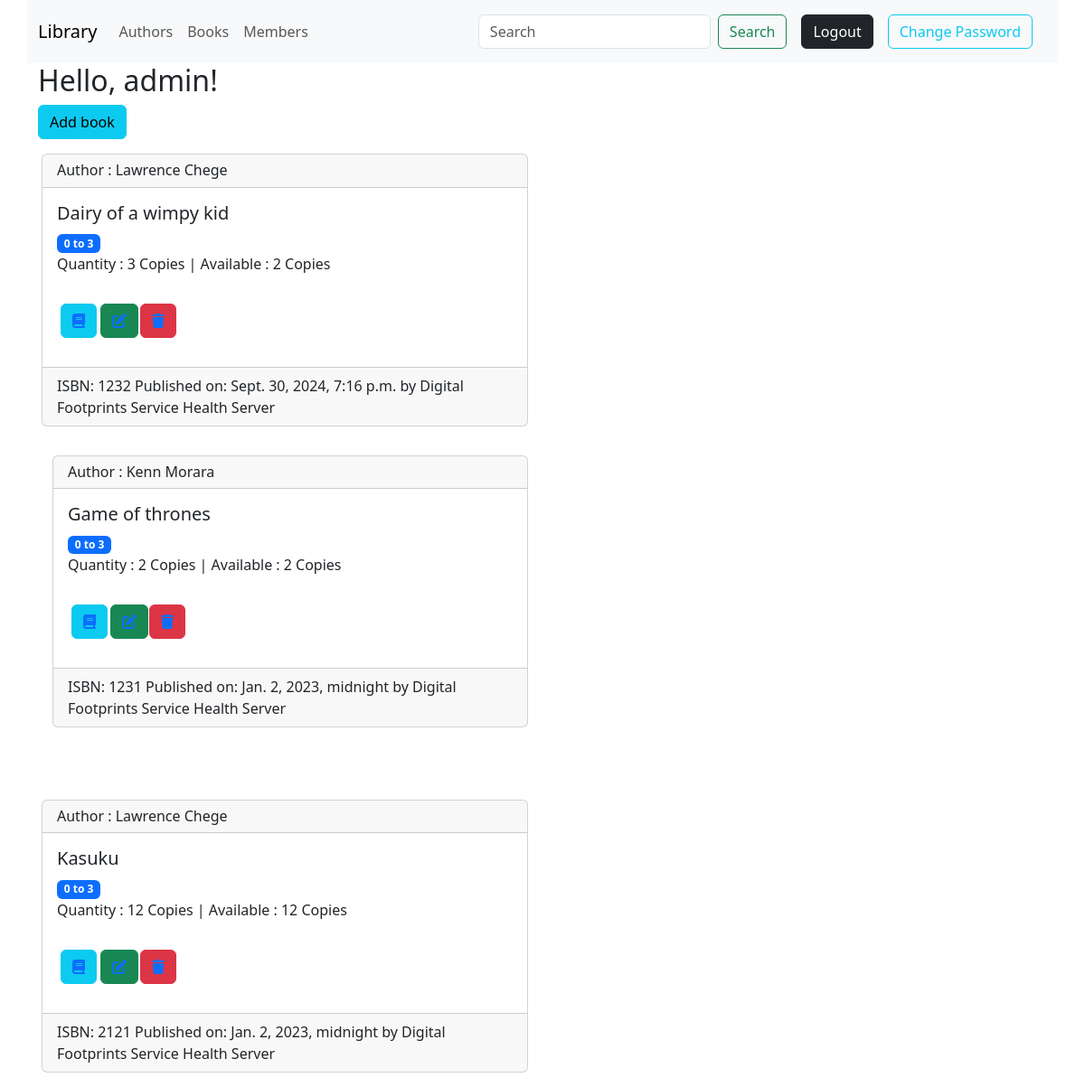
The app's page /books/ (signed in) with its own data.
### library/models.py (models this page shows, shortened)
class Book(models.Model):
    title = models.CharField(max_length=250)
    author = models.ForeignKey(Author, on_delete=models.CASCADE)
    category = models.ForeignKey(Category, on_delete=models.CASCADE)
    age_group = models.ForeignKey(AgeGroup, on_delete=models.CASCADE, blank=True, null=True)
    isbn = models.CharField(max_length=20, unique=True)
    quantity= models.PositiveIntegerField(default=0)
    available= models.PositiveIntegerField(default=0)
    publisher= models.ForeignKey(Publisher, on_delete=models.CASCADE)
    publishing_date = models.DateTimeField(blank=True, null=True)
    created_by = models.ForeignKey(User, on_delete=models.CASCADE, related_name="creator")
    created_on = models.DateTimeField(default=timezone.now)
    modified_by = models.ForeignKey(User, on_delete=models.CASCADE, related_name="modifier", blank=True, null=True)
    modified_on = models.DateTimeField(default=timezone.now)

class Author(models.Model):
    id = models.AutoField(primary_key=True)
    title = models.CharField(max_length=25)
    full_name = models.CharField(max_length=100)
    def __str__(self) -> str:
        return f'{self.full_name}'

class AgeGroup(models.Model):
    id = models.AutoField(primary_key=True)
    name = models.CharField(max_length=100)
    min_age = models.IntegerField()
    max_age = models.IntegerField()
    def __str__(self) -> str:
        return f'{self.min_age} to {self.max_age}'

class Publisher(models.Model):
    id = models.AutoField(primary_key=True)
    name = models.CharField(max_length=100)
    website = models.URLField(blank=True, null=True)
    address = models.CharField(max_length=250, blank=True, null=True)
    def __str__(self) -> str:
        return f'{self.name}'

### library/views.py (the view)
# urls.py: path(r"books/", list_books, name='list_books'),
def list_books(request):
    books = Book.objects.all()
    return render(request, 'books/list.html', {'books': books})

### library/templates/books/list.html (shortened to what this page needs)
{% extends 'base.html' %} {% block content%}
<div class="container">
  <h2>Hello, {{user.username|default:'Reader'}}!</h2>
  <a class="btn btn-info" href="{% url 'create_book'  %}"> Add book</a>
  <div class="row align-items-start">
    {% for book in books %}
    <div class="col-sm-6 col col-md-6 p-3">
      <div class="card">
        <h6 class="card-header">Author : {{book.author}}</h6>
        <div class="card-body">
          <h5 class="card-title">{{book.title}}</h5>
          <span class="badge bg-primary">{{book.age_group}}</span>
          <p class="card-text">
            Quantity : {{book.quantity}} Copies | Available : {{book.available}}
            Copies
          </p>
          <div class="row">
            <div class="col-1 col-sm-1 col-md-1 p-3">
              <button
                class="btn btn-info"
                data-bs-toggle="tooltip"
                data-bs-placement="top"
                title="Issue Book"
              >
                <a href="{% url 'issue_book' %}">
                  <i class="fa-solid fa-book btn-info"></i>
                </a>
              </button>
            </div>
            <div class="col-1 col-sm-1 col-md-1 p-3">
              <button
                class="btn btn-success"
                data-bs-toggle="tooltip"
                data-bs-placement="top"
                title="Update Book Details"
              >
                <a href="{% url 'update_book' book.id %}">
                  <i class="fa-solid fa-pen-to-square btn-success"></i>
                </a>
              </button>
            </div>
            <div class="col-1 col-sm-1 col-md-1 p-3">
              <form action="{% url 'delete_book' book.id %} " method="POST">
                <button
                  class="btn btn-danger"
                  data-bs-toggle="tooltip"
                  data-bs-placement="top"
                  title="Delete Book"
                >
                  <a href="{% url 'delete_book' book.id %}">
                    <i class="fa-solid fa-trash btn-danger"></i>
                  </a>
                </button>
              </form>
            </div>
          </div>
        </div>
        <div class="card-footer">
          ISBN: {{book.isbn}} Published on: {{book.publishing_date}} by
          {{book.publisher}}
        </div>
      </div>
    </div>
  </div>
  {% endfor %}
</div>
{% endblock %}

### records on screen
Book: author "Lawrence Chege", title "Dairy of a wimpy kid", age_group "0 to 3", quantity "3", available "2", isbn "1232", publishing_date "Sept. 30, 2024, 7:16 p.m.", publisher "Digital Footprints Service Health Server"
Book: author "Kenn Morara", title "Game of thrones", age_group "0 to 3", quantity "2", available "2", isbn "1231", publishing_date "Jan. 2, 2023, midnight", publisher "Digital Footprints Service Health Server"
Book: author "Lawrence Chege", title "Kasuku", age_group "0 to 3", quantity "12", available "12", isbn "2121", publishing_date "Jan. 2, 2023, midnight", publisher "Digital Footprints Service Health Server"

### other values on screen
{{ user.username|default:'Reader' }} "admin"
